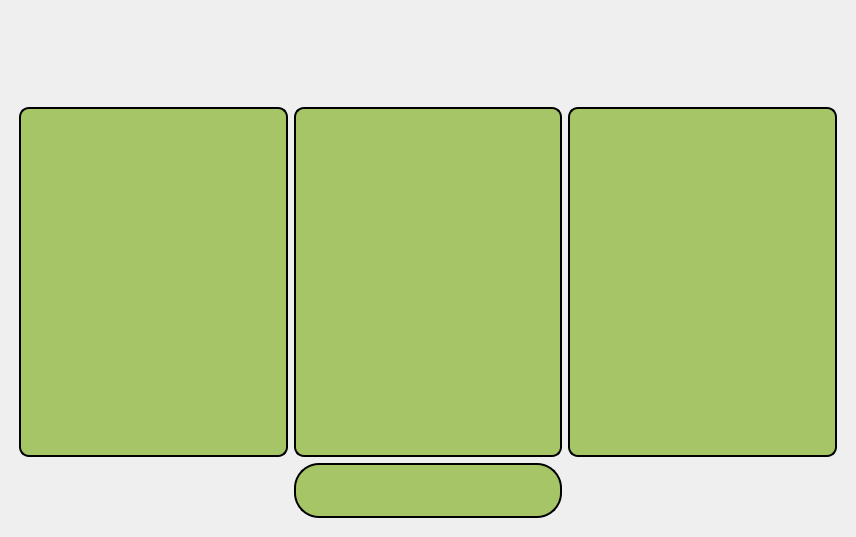
<?xml version="1.0" encoding="UTF-8"?>
<ui version="4.0">
 <class>MainWindow</class>
 <widget class="QMainWindow" name="MainWindow">
  <property name="geometry">
   <rect>
    <x>0</x>
    <y>0</y>
    <width>856</width>
    <height>537</height>
   </rect>
  </property>
  <property name="sizePolicy">
   <sizepolicy hsizetype="Preferred" vsizetype="MinimumExpanding">
    <horstretch>0</horstretch>
    <verstretch>0</verstretch>
   </sizepolicy>
  </property>
  <property name="minimumSize">
   <size>
    <width>1</width>
    <height>0</height>
   </size>
  </property>
  <property name="windowTitle">
   <string>RICE TECH</string>
  </property>
  <property name="windowIcon">
   <iconset>
    <normalon>:/newPrefix/logo.png</normalon>
   </iconset>
  </property>
  <property name="styleSheet">
   <string notr="true">image: url(:/newPrefix/main_bg.png);</string>
  </property>
  <widget class="QWidget" name="centralwidget">
   <layout class="QVBoxLayout" name="verticalLayout">
    <item>
     <widget class="QFrame" name="frame">
      <property name="styleSheet">
       <string notr="true">image: url(:/newPrefix/Software/image_processing/process_bg.png);</string>
      </property>
     </widget>
    </item>
    <item>
     <layout class="QGridLayout" name="gridLayout">
      <property name="sizeConstraint">
       <enum>QLayout::SetNoConstraint</enum>
      </property>
      <property name="leftMargin">
       <number>10</number>
      </property>
      <property name="topMargin">
       <number>10</number>
      </property>
      <property name="rightMargin">
       <number>10</number>
      </property>
      <property name="bottomMargin">
       <number>10</number>
      </property>
      <item row="2" column="1">
       <layout class="QVBoxLayout" name="verticalLayout_3"/>
      </item>
      <item row="1" column="3">
       <widget class="QPushButton" name="machineButton">
        <property name="sizePolicy">
         <sizepolicy hsizetype="Minimum" vsizetype="Fixed">
          <horstretch>0</horstretch>
          <verstretch>0</verstretch>
         </sizepolicy>
        </property>
        <property name="minimumSize">
         <size>
          <width>0</width>
          <height>350</height>
         </size>
        </property>
        <property name="styleSheet">
         <string notr="true">QPushButton {
	image: url(:/newPrefix/machine_button.png);
	background-color: rgb(166, 197, 103);
	border-width: 2px;
	border-style: outset;
	border-radius: 10px;
	border-color: black;
	padding: 4px;
}
QPushButton:hover {
	image: url(:/newPrefix/machine_button.png);
	background-color: rgb(176, 197, 143);
}
QPushButton:pressed {
	image: url(:/newPrefix/machine_button.png);
	background-color: rgb(151, 197, 76);
}


</string>
        </property>
        <property name="text">
         <string/>
        </property>
       </widget>
      </item>
      <item row="1" column="1">
       <widget class="QPushButton" name="stitchButton">
        <property name="sizePolicy">
         <sizepolicy hsizetype="Minimum" vsizetype="Fixed">
          <horstretch>0</horstretch>
          <verstretch>0</verstretch>
         </sizepolicy>
        </property>
        <property name="minimumSize">
         <size>
          <width>0</width>
          <height>350</height>
         </size>
        </property>
        <property name="styleSheet">
         <string notr="true">QPushButton {
	image: url(:/newPrefix/image stitch button.png);
	background-color: rgb(166, 197, 103);
	border-width: 2px;
	border-style: outset;
	border-radius: 10px;
	border-color: black;
	padding: 4px;
}
QPushButton:hover {
	image: url(:/newPrefix/image stitch button.png);
	background-color: rgb(176, 197, 143);
}
QPushButton:pressed {
	image: url(:/newPrefix/image stitch button.png);
	background-color: rgb(151, 197, 76);
}


</string>
        </property>
        <property name="text">
         <string/>
        </property>
       </widget>
      </item>
      <item row="1" column="2">
       <widget class="QPushButton" name="ndviButton">
        <property name="sizePolicy">
         <sizepolicy hsizetype="Minimum" vsizetype="Fixed">
          <horstretch>0</horstretch>
          <verstretch>0</verstretch>
         </sizepolicy>
        </property>
        <property name="minimumSize">
         <size>
          <width>0</width>
          <height>350</height>
         </size>
        </property>
        <property name="styleSheet">
         <string notr="true">QPushButton {
	image: url(:/newPrefix/ndvi_button.png);
	background-color: rgb(166, 197, 103);
	border-width: 2px;
	border-style: outset;
	border-radius: 10px;
	border-color: black;
	padding: 4px;
}
QPushButton:hover {
	image: url(:/newPrefix/ndvi_button.png);
	background-color: rgb(176, 197, 143);
}
QPushButton:pressed {
	image: url(:/newPrefix/ndvi_button.png);
	background-color: rgb(151, 197, 76);
}


</string>
        </property>
        <property name="text">
         <string/>
        </property>
       </widget>
      </item>
      <item row="2" column="2">
       <widget class="QPushButton" name="moreButton">
        <property name="minimumSize">
         <size>
          <width>20</width>
          <height>55</height>
         </size>
        </property>
        <property name="styleSheet">
         <string notr="true">QPushButton {
	image: url(:/newPrefix/more info.png);
	background-color: rgb(166, 197, 103);
	border-width: 2px;
	border-style: outset;
	border-radius: 25px;
	border-color: black;
	padding: 4px;
}
QPushButton:hover {
	image: url(:/newPrefix/more info.png);;
	background-color: rgb(176, 197, 143);
}
QPushButton:pressed {
	image: url(:/newPrefix/more info.png);
	background-color: rgb(151, 197, 76);
}


</string>
        </property>
        <property name="text">
         <string/>
        </property>
       </widget>
      </item>
     </layout>
    </item>
   </layout>
  </widget>
 </widget>
 <resources>
  <include location="try.qrc"/>
 </resources>
 <connections/>
</ui>
